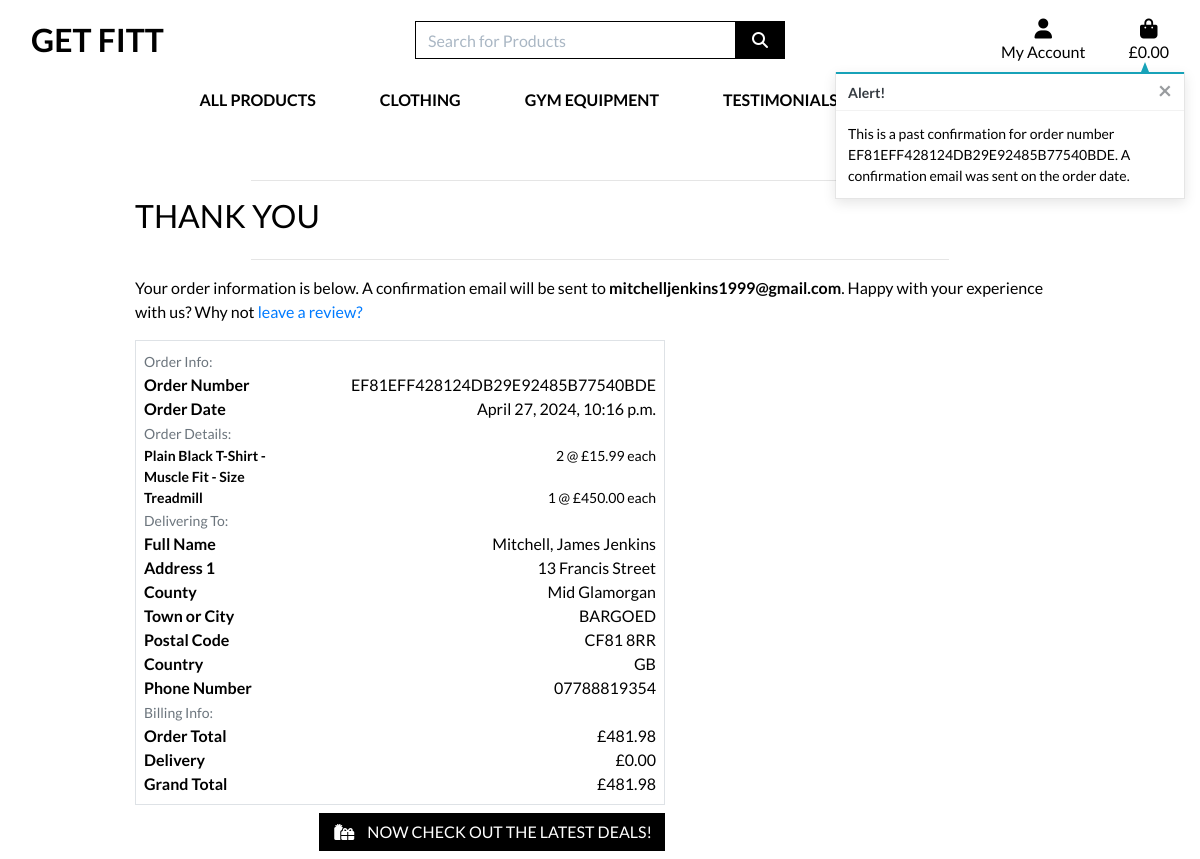
The app's page /profile/order_history/EF81EFF428124DB29E92485B77540BDE with its own data.
### checkout/models.py (models this page shows, shortened)
class Order(models.Model):
    order_number = models.CharField(max_length=32, null=False, editable=False)
    user_profile = models.ForeignKey(UserProfile, on_delete=models.SET_NULL,
                                     null=True, blank=True, related_name='orders')
    full_name = models.CharField(max_length=50, null=False, blank=False)
    email = models.EmailField(max_length=254, null=False, blank=False)
    phone_number = models.CharField(max_length=20, null=False, blank=False)
    country = CountryField(blank_label='Country *', null=False, blank=False)
    postcode = models.CharField(max_length=20, null=True, blank=True)
    town_or_city = models.CharField(max_length=40, null=False, blank=False)
    street_address1 = models.CharField(max_length=80, null=False, blank=False)
    street_address2 = models.CharField(max_length=80, null=True, blank=True)
    county = models.CharField(max_length=80, null=True, blank=True)
    date = models.DateTimeField(auto_now_add=True)
    delivery_cost = models.DecimalField(max_digits=6, decimal_places=2, null=False, default=0)
    order_total = models.DecimalField(max_digits=10, decimal_places=2, null=False, default=0)
    grand_total = models.DecimalField(max_digits=10, decimal_places=2, null=False, default=0)
    original_bag = models.TextField(null=False, blank=False, default='')
    stripe_pid = models.CharField(max_length=254, null=False, blank=False, default='')

class OrderLineItem(models.Model):
    order = models.ForeignKey(Order, null=False, blank=False, on_delete=models.CASCADE, related_name='lineitems')
    product = models.ForeignKey(Product, null=False, blank=False, on_delete=models.CASCADE)
    product_size = models.CharField(max_length=2, null=True, blank=True) # XS, S, M, L, XL
    quantity = models.IntegerField(null=False, blank=False, default=0)
    lineitem_total = models.DecimalField(max_digits=6, decimal_places=2, null=False, blank=False, editable=False)

### products/models.py (models this page shows, shortened)
class Product(models.Model):
    category = models.ForeignKey('Category', null=True, blank=True, on_delete=models.SET_NULL)
    sku = models.CharField(max_length=254, null=True, blank=True)
    name = models.CharField(max_length=254)
    description = models.TextField()
    best_for = models.CharField(max_length=254, null=True, blank=True)
    material = models.CharField(max_length=254, null=True, blank=True)
    season = models.CharField(max_length=254, null=True, blank=True)
    is_vegan = models.BooleanField(default=False, null=True, blank=True)
    has_sizes = models.BooleanField(default=False, null=True, blank=True)
    price = models.DecimalField(max_digits=6, decimal_places=2)
    rating = models.DecimalField(max_digits=6, decimal_places=2, null=True, blank=True)
    image_url = models.URLField(max_length=1024, null=True, blank=True)
    image = models.ImageField(null=True, blank=True)

### profiles/views.py (the view)
# urls.py: path('order_history/<order_number>', views.order_history, name='order_history'),
def order_history(request, order_number):
    order = get_object_or_404(Order, order_number=order_number)
    messages.info(request, (
        f'This is a past confirmation for order number {order_number}. '
        'A confirmation email was sent on the order date.'
    ))
    template = 'checkout/checkout_success.html'
    context = {
        'order': order,
        'from_profile': True,
    }
    return render(request, template, context)

### bag/contexts.py (called while the page is built, shortened)
def bag_contents(request):
    bag_items = []
    total = 0
    product_count = 0
    bag = request.session.get('bag', {})
    if total < settings.FREE_DELIVERY_THRESHOLD:
        delivery = total * Decimal(settings.STANDARD_DELIVERY_PERCENTAGE / 100)
        free_delivery_delta = settings.FREE_DELIVERY_THRESHOLD - total
    else:
        delivery = 0
        free_delivery_delta = 0
    grand_total = delivery + total
    context = {
        'bag_items': bag_items,
        'total': total,
        'product_count': product_count,
        'delivery': delivery,
        'free_delivery_delta': free_delivery_delta,
        'free_delivery_threshold': settings.FREE_DELIVERY_THRESHOLD,
        'grand_total': grand_total,
    }
    return context

### checkout/templates/checkout/checkout_success.html (shortened to what this page needs)
{% extends "base.html" %}
{% load static %}
{% block extra_css %}
    <link rel="stylesheet" href="{% static 'checkout/css/checkout.css' %}">
{% endblock %}
{% block page_header %}
    <div class="container header-container">
    </div>
{% endblock %}
{% block content %}
    <div class="overlay"></div>
    <div class="container">
        <div class="row">
            <div class="col">
                <hr>
                <h2 class="logo-font mb-4">Thank You</h2>
                <hr>
                <p class="text-black">Your order information is below. A confirmation email will be sent to <strong>{{ order.email }}</strong>. Happy with your experience with us? Why not <a href="{% url 'feedback' %}">leave a review?</a></p>
            </div>
        </div>
        <div class="row">
            <div class="col-12 col-lg-7">
                <div class="order-confirmation-wrapper p-2 border">
                    <div class="row">
                        <div class="col">
                            <small class="text-muted">Order Info:</small>
                        </div>
                    </div>
                    <div class="row">
                        <div class="col-12 col-md-4">
                            <p class="mb-0 text-black font-weight-bold">Order Number</p>
                        </div>
                        <div class="col-12 col-md-8 text-md-right">
                            <p class="mb-0">{{ order.order_number }}</p>
                        </div>
                    </div>
                    <div class="row">
                        <div class="col-12 col-md-4">
                            <p class="mb-0 text-black font-weight-bold">Order Date</p>
                        </div>
                        <div class="col-12 col-md-8 text-md-right">
                            <p class="mb-0">{{ order.date }}</p>
                        </div>
                    </div>
                    <div class="row">
                        <div class="col">
                            <small class="text-muted">Order Details:</small>
                        </div>
                    </div>
                    {% for item in order.lineitems.all %}
                    <div class="row">
                        <div class="col-12 col-md-4">
                            <p class="small mb-0 text-black font-weight-bold">
                                {{ item.product.name }}{% if item.product_size %} - Size {{ item.product.size|upper }}{% endif %}
                            </p>
                        </div>
                        <div class="col-12 col-md-8 text-md-right">
                            <p class="small mb-0">{{ item.quantity }} @ £{{ item.product.price }} each</p>
                        </div>
                    </div>
                    {% endfor %}
                    <div class="row">
                        <div class="col">
                            <small class="text-muted">Delivering To:</small>
                        </div>
                    </div>
                    <div class="row">
                        <div class="col-12 col-md-4">
                            <p class="mb-0 text-black font-weight-bold">Full Name</p>
                        </div>
                        <div class="col-12 col-md-8 text-md-right">
                            <p class="mb-0">{{ order.full_name }}</p>
                        </div>
                    </div>
                    <div class="row">
                        <div class="col-12 col-md-4">
                            <p class="mb-0 text-black font-weight-bold">Address 1</p>
                        </div>
                        <div class="col-12 col-md-8 text-md-right">
                            <p class="mb-0">{{ order.street_address1 }}</p>
                        </div>
                    </div>
                    {% if order.county %}
                    <div class="row">
                        <div class="col-12 col-md-4">
                            <p class="mb-0 text-black font-weight-bold">County</p>
                        </div>
                        <div class="col-12 col-md-8 text-md-right">
                            <p class="mb-0">{{ order.county }}</p>
                        </div>
                    </div>
                    {% endif %}
                    <div class="row">
                        <div class="col-12 col-md-4">
                            <p class="mb-0 text-black font-weight-bold">Town or City</p>
                        </div>
                        <div class="col-12 col-md-8 text-md-right">
                            <p class="mb-0">{{ order.town_or_city }}</p>
                        </div>
                    </div>
                    {% if order.postcode %}
                    <div class="row">
                        <div class="col-12 col-md-4">
                            <p class="mb-0 text-black font-weight-bold">Postal Code</p>
                        </div>
                        <div class="col-12 col-md-8 text-md-right">
                            <p class="mb-0">{{ order.postcode }}</p>
                        </div>
                    </div>
                    {% endif %}
                    <div class="row">
                        <div class="col-12 col-md-4">
                            <p class="mb-0 text-black font-weight-bold">Country</p>
                        </div>
                        <div class="col-12 col-md-8 text-md-right">
                            <p class="mb-0">{{ order.country }}</p>
                        </div>
                    </div>
                    <div class="row">
                        <div class="col-12 col-md-4">
                            <p class="mb-0 text-black font-weight-bold">Phone Number</p>
                        </div>
                        <div class="col-12 col-md-8 text-md-right">
                            <p class="mb-0">{{ order.phone_number }}</p>
                        </div>
                    </div>
                    <div class="row">
                        <div class="col">
                            <small class="text-muted">Billing Info:</small>
                        </div>
                    </div>
                    <div class="row">
                        <div class="col-12 col-md-4">
                            <p class="mb-0 text-black font-weight-bold">Order Total</p>
                        </div>
                        <div class="col-12 col-md-8 text-md-right">
                            <p class="mb-0">£{{ order.order_total }}</p>
                        </div>
                    </div>
                    <div class="row">
                        <div class="col-12 col-md-4">
                            <p class="mb-0 text-black font-weight-bold">Delivery</p>
                        </div>
                        <div class="col-12 col-md-8 text-md-right">
                            <p class="mb-0">£{{ order.delivery_cost }}</p>
                        </div>
                    </div>
                    <div class="row">
                        <div class="col-12 col-md-4">
                            <p class="mb-0 text-black font-weight-bold">Grand Total</p>
                        </div>
                        <div class="col-12 col-md-8 text-md-right">
                            <p class="mb-0">£{{ order.grand_total }}</p>
                        </div>
                    </div>
                </div>
            </div>
        </div>
        <div class="row">
			<div class="col-12 col-lg-7 text-right">
				<a href="{% url 'products' %}?category=trousers,shirts_and_tshirts,treadmills,exercise_bikes,rowing_machines,weights_and_benches" class="btn btn-black rounded-0 my-2">
					<span class="icon mr-2">
						<i class="fas fa-gifts"></i>
					</span>
					<span class="text-uppercase">Now check out the latest deals!</span>
				</a>
			</div>
		</div>
    </div>
{% endblock %}

### static/css/base.css (style rules this page uses)
html { height: 100%; }
body { background: url('/media/homepage_background_cropped.jpg') no-repeat center fixed; background-size: cover; background-position: top right; height: calc(100vh - 164px); color: #000000; font-family: 'Lato'; }
.icon { align-items: center; display: inline-flex; justify-content: center; height: 1.5rem; width: 1.5rem; }
.logo-font { text-transform: uppercase; }
.btn-black { background: black; color: white; }
.text-black { color: #000 !important; }
.overlay { height: 100%; width: 100%; top: 0; left: 0; position: fixed; background: white; z-index: -1; }
@media (min-width: 1200px) { .container { max-width: 80%; } }
@media (min-width: 992px) { .header-container { padding-top: 164px; } }
hr { width: 75%; color: #959595; }

### records on screen
Order: email "mitchelljenkins1999@gmail.com", order_number "EF81EFF428124DB29E92485B77540BDE", date "April 27, 2024, 10:16 p.m.", full_name "Mitchell, James Jenkins", street_address1 "13 Francis Street", county "Mid Glamorgan", town_or_city "BARGOED", postcode "CF81 8RR", country "GB", phone_number "07788819354", order_total "481.98", delivery_cost "0.00", grand_total "481.98"
OrderLineItem: product.name "Plain Black T-Shirt - Muscle Fit", quantity "2", product.price "15.99"
OrderLineItem: product.name "Treadmill", quantity "1", product.price "450.00"

### other values on screen
{{ message }} "This is a past confirmation for order number EF81EFF428124DB29E92485B77540BDE. A confirmation email was sent on the order date."
